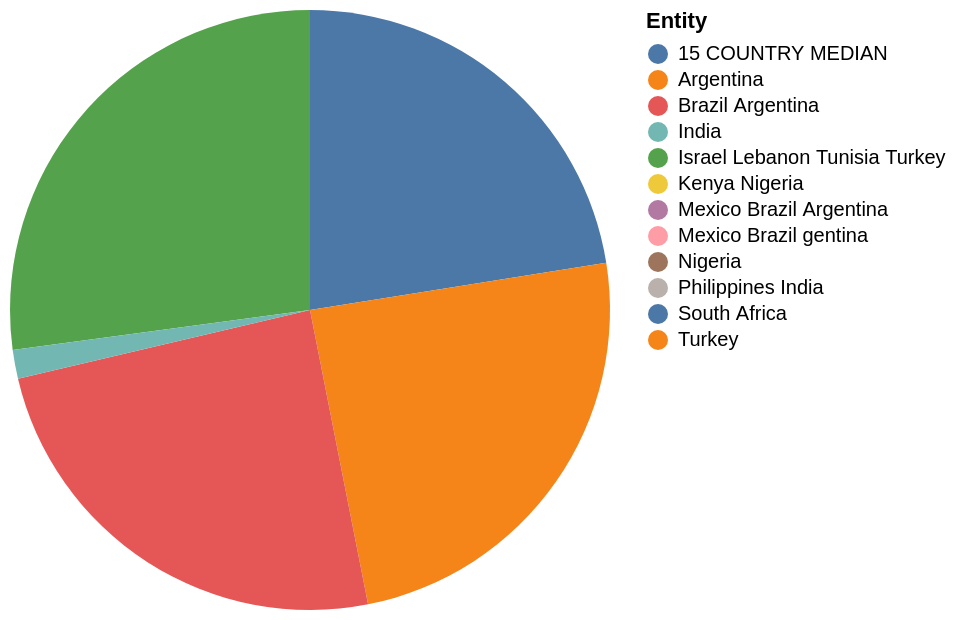

Specify this chart in Vega-Lite:
### Vega-Lite specification from a JSON file in a GitHub repository (floating-point values rounded to 4 significant figures)
{"$schema": "https://vega.github.io/schema/vega-lite/v5.json", "description": "Pie chart auto-generated from CSV", "data": {"values": [{"Entity": "15 COUNTRY MEDIAN", "Bad": "58.0", "Good": "nan"}, {"Entity": "Argentina", "Bad": "63.0", "Good": "nan"}, {"Entity": "Brazil Argentina", "Bad": "63.0", "Good": "52.0"}, {"Entity": "Mexico Brazil Argentina", "Bad": "63.0", "Good": "52.0"}, {"Entity": "Mexico Brazil gentina", "Bad": "63.0", "Good": "52.0"}, {"Entity": "Nigeria", "Bad": "60.0", "Good": "38.0"}, {"Entity": "Kenya Nigeria", "Bad": "60.0", "Good": "58.0"}, {"Entity": "South Africa", "Bad": "51.0", "Good": "45.0"}, {"Entity": "Turkey", "Bad": "70.0", "Good": "nan"}, {"Entity": "Israel Lebanon Tunisia Turkey", "Bad": "70.0", "Good": "66.0"}, {"Entity": "Japan Indonesia South Korea", "Bad": "nan", "Good": "59.0"}, {"Entity": "India", "Bad": "4.0", "Good": "nan"}, {"Entity": "Philippines India", "Bad": "4.0", "Good": "46.0"}]}, "mark": "arc", "encoding": {"theta": {"field": "Bad", "type": "quantitative"}, "color": {"field": "Entity", "type": "nominal"}}}
